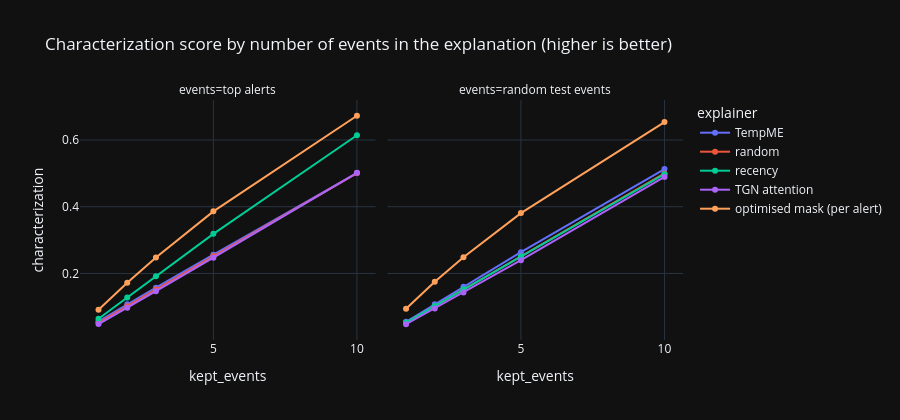

The notebook cell this image was saved under:
### Markdown cell above
## 3. Faithfulness: do the chosen events carry the prediction?

Keep only the top-*s* events (**Fidelity−**, lower = the explanation alone suffices) or remove them (**Fidelity+**,
higher = they were necessary). Both are normalised by the effect of removing *all* recent events. Characterization =
harmonic mean of Fidelity+ and 1 − Fidelity− (Amara et al., 2022).

### Code cell
f = fid.copy()
fig = px.line(f, x="kept_events", y="characterization", color="explainer", facet_col="events", markers=True,
              title="Characterization score by number of events in the explanation (higher is better)")
fig.update_layout(height=420)
fig.show()
k3 = f[f["kept_events"] == 3].pivot_table(index="explainer", columns="events",
                                          values=["fid_plus_norm", "fid_minus_norm", "characterization"])
display(k3.round(3))
print("effect of removing all recent events (mean |dp|):", f.groupby("events")["empty_effect"].first().round(4).to_dict())

### Figure 1 — Plotly figure (JSON) as saved in the notebook; plotly's stock layout.template omitted (floating-point values rounded to 4 significant figures)
{"data": [{"hovertemplate": "explainer=TempME<br>events=top alerts<br>kept_events=%{x}<br>characterization=%{y}<extra></extra>", "legendgroup": "TempME", "line": {"color": "#636efa", "dash": "solid"}, "marker": {"symbol": "circle"}, "mode": "lines+markers", "name": "TempME", "orientation": "v", "showlegend": true, "type": "scatter", "x": [1, 2, 3, 5, 10], "xaxis": "x", "y": [0.05683, 0.1077, 0.1574, 0.2561, 0.5008], "yaxis": "y"}, {"hovertemplate": "explainer=TempME<br>events=random test events<br>kept_events=%{x}<br>characterization=%{y}<extra></extra>", "legendgroup": "TempME", "line": {"color": "#636efa", "dash": "solid"}, "marker": {"symbol": "circle"}, "mode": "lines+markers", "name": "TempME", "orientation": "v", "showlegend": false, "type": "scatter", "x": [1, 2, 3, 5, 10], "xaxis": "x2", "y": [0.05519, 0.1075, 0.16, 0.2639, 0.5128], "yaxis": "y2"}, {"hovertemplate": "explainer=random<br>events=top alerts<br>kept_events=%{x}<br>characterization=%{y}<extra></extra>", "legendgroup": "random", "line": {"color": "#EF553B", "dash": "solid"}, "marker": {"symbol": "circle"}, "mode": "lines+markers", "name": "random", "orientation": "v", "showlegend": true, "type": "scatter", "x": [1, 2, 3, 5, 10], "xaxis": "x", "y": [0.05234, 0.102, 0.1518, 0.2522, 0.5007], "yaxis": "y"}, {"hovertemplate": "explainer=random<br>events=random test events<br>kept_events=%{x}<br>characterization=%{y}<extra></extra>", "legendgroup": "random", "line": {"color": "#EF553B", "dash": "solid"}, "marker": {"symbol": "circle"}, "mode": "lines+markers", "name": "random", "orientation": "v", "showlegend": false, "type": "scatter", "x": [1, 2, 3, 5, 10], "xaxis": "x2", "y": [0.05207, 0.1016, 0.1511, 0.2511, 0.4996], "yaxis": "y2"}, {"hovertemplate": "explainer=recency<br>events=top alerts<br>kept_events=%{x}<br>characterization=%{y}<extra></extra>", "legendgroup": "recency", "line": {"color": "#00cc96", "dash": "solid"}, "marker": {"symbol": "circle"}, "mode": "lines+markers", "name": "recency", "orientation": "v", "showlegend": true, "type": "scatter", "x": [1, 2, 3, 5, 10], "xaxis": "x", "y": [0.06415, 0.1279, 0.1916, 0.3188, 0.6143], "yaxis": "y"}, {"hovertemplate": "explainer=recency<br>events=random test events<br>kept_events=%{x}<br>characterization=%{y}<extra></extra>", "legendgroup": "recency", "line": {"color": "#00cc96", "dash": "solid"}, "marker": {"symbol": "circle"}, "mode": "lines+markers", "name": "recency", "orientation": "v", "showlegend": false, "type": "scatter", "x": [1, 2, 3, 5, 10], "xaxis": "x2", "y": [0.05283, 0.1026, 0.1528, 0.2508, 0.4976], "yaxis": "y2"}, {"hovertemplate": "explainer=TGN attention<br>events=top alerts<br>kept_events=%{x}<br>characterization=%{y}<extra></extra>", "legendgroup": "TGN attention", "line": {"color": "#ab63fa", "dash": "solid"}, "marker": {"symbol": "circle"}, "mode": "lines+markers", "name": "TGN attention", "orientation": "v", "showlegend": true, "type": "scatter", "x": [1, 2, 3, 5, 10], "xaxis": "x", "y": [0.04839, 0.09745, 0.1469, 0.2473, 0.5015], "yaxis": "y"}, {"hovertemplate": "explainer=TGN attention<br>events=random test events<br>kept_events=%{x}<br>characterization=%{y}<extra></extra>", "legendgroup": "TGN attention", "line": {"color": "#ab63fa", "dash": "solid"}, "marker": {"symbol": "circle"}, "mode": "lines+markers", "name": "TGN attention", "orientation": "v", "showlegend": false, "type": "scatter", "x": [1, 2, 3, 5, 10], "xaxis": "x2", "y": [0.04789, 0.09545, 0.1433, 0.24, 0.4891], "yaxis": "y2"}, {"hovertemplate": "explainer=optimised mask (per alert)<br>events=top alerts<br>kept_events=%{x}<br>characterization=%{y}<extra></extra>", "legendgroup": "optimised mask (per alert)", "line": {"color": "#FFA15A", "dash": "solid"}, "marker": {"symbol": "circle"}, "mode": "lines+markers", "name": "optimised mask (per alert)", "orientation": "v", "showlegend": true, "type": "scatter", "x": [1, 2, 3, 5, 10], "xaxis": "x", "y": [0.09148, 0.1724, 0.2476, 0.3861, 0.6726], "yaxis": "y"}, {"hovertemplate": "explainer=optimised mask (per alert)<br>events=random test events<br>kept_events=%{x}<br>characterization=%{y}<extra></extra>", "legendgroup": "optimised mask (per alert)", "line": {"color": "#FFA15A", "dash": "solid"}, "marker": {"symbol": "circle"}, "mode": "lines+markers", "name": "optimised mask (per alert)", "orientation": "v", "showlegend": false, "type": "scatter", "x": [1, 2, 3, 5, 10], "xaxis": "x2", "y": [0.09416, 0.1754, 0.2486, 0.3808, 0.6536], "yaxis": "y2"}], "layout": {"annotations": [{"font": {}, "showarrow": false, "text": "events=top alerts", "x": 0.245, "xanchor": "center", "xref": "paper", "y": 1.0, "yanchor": "bottom", "yref": "paper"}, {"font": {}, "showarrow": false, "text": "events=random test events", "x": 0.755, "xanchor": "center", "xref": "paper", "y": 1.0, "yanchor": "bottom", "yref": "paper"}], "height": 420, "legend": {"title": {"text": "explainer"}, "tracegroupgap": 0}, "title": {"text": "Characterization score by number of events in the explanation (higher is better)"}, "xaxis": {"anchor": "y", "domain": [0.0, 0.49], "title": {"text": "kept_events"}}, "xaxis2": {"anchor": "y2", "domain": [0.51, 1.0], "matches": "x", "title": {"text": "kept_events"}}, "yaxis": {"anchor": "x", "domain": [0.0, 1.0], "title": {"text": "characterization"}}, "yaxis2": {"anchor": "x2", "domain": [0.0, 1.0], "matches": "y", "showticklabels": false}}}
